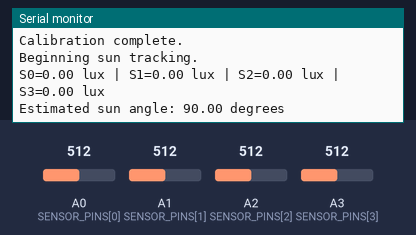
Bench run of a sketch on a simulated Arduino Uno, built with avr-gcc and run on an emulated ATmega328P. Parts: the last lines printed to the serial monitor. The test bench sets the inputs (shaded band); at power-on: A0 (SENSOR_PINS[0]) = 512, A1 (SENSOR_PINS[1]) = 512, A2 (SENSOR_PINS[2]) = 512, A3 (SENSOR_PINS[3]) = 512.

Above: at 5.6 s.
5.7 s: A0 (SENSOR_PINS[0]) set to 716
At 6.7 s:
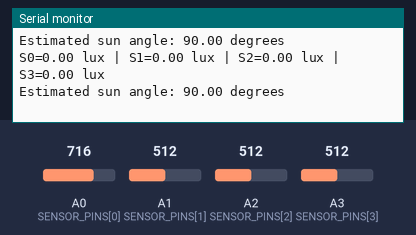
7.2 s: A1 (SENSOR_PINS[1]) set to 716
At 7.7 s:
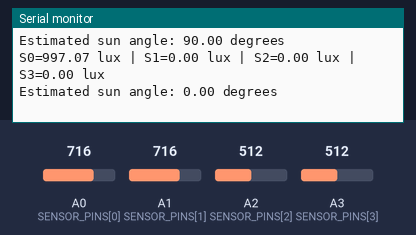
8.7 s: A2 (SENSOR_PINS[2]) set to 716
At 9.9 s:
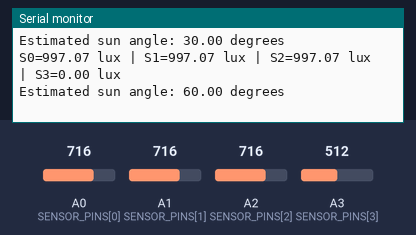
10.2 s: A3 (SENSOR_PINS[3]) set to 716
At 11.2 s:
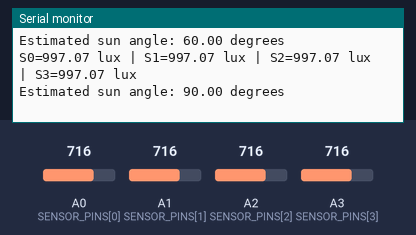
11.7 s: A0 (SENSOR_PINS[0]) set to 732
At 13.4 s:
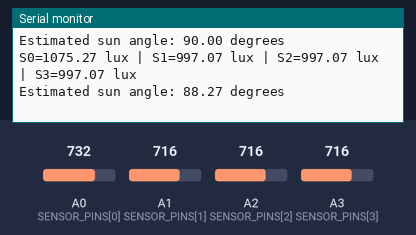
14.7 s: A1 (SENSOR_PINS[1]) set to 992
At 15.1 s:
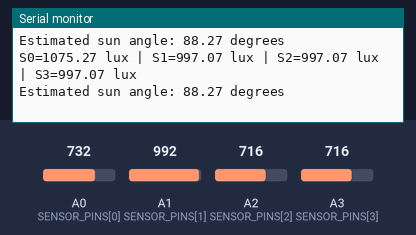
Timing chart, 0 to 17.2 s (numbered marks = the images above; inputs shaded):
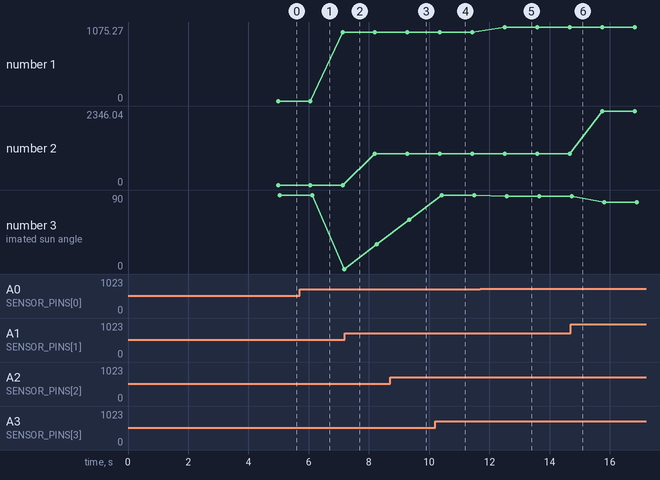

Measured:
- after the input at 8.7 s, the serial monitor: prints a new line after 0.57 s (image 3)
- after the input at 10.2 s, the serial monitor: prints a new line after 0.15 s (image 4)
- after the input at 11.7 s, the serial monitor: prints a new line after 0.81 s (image 5)
- plotted number 1: 0 → 997.07 after the input at 5.7 s, 997.07 → 1075.27 after the input at 11.7 s
- plotted number 2: 997.07 → 2346.04 after the input at 14.7 s
- plotted number 3: 0 → 30 after the input at 7.2 s, 30 → 60 after the input at 8.7 s, 60 → 90 after the input at 10.2 s, 90 → 88.27 after the input at 11.7 s, 88.27 → 81.23 after the input at 14.7 s

The sketch:

Solar_Tracking_Test.ino
```cpp
const byte SENSOR_COUNT = 4;

const byte SENSOR_PINS[SENSOR_COUNT] = {
  A0, A1, A2, A3
};

const float ADC_REFERENCE_V = 5.0;
const float DIODE_SUPPLY_V = 5.0;
const float RESISTOR_OHMS = 100e3;
const float SENSITIVITY_A_PER_LUX = 10.0e-9;

const int SAMPLES = 64;
const int CALIBRATION_READINGS = 8;

// Ambient light baseline for each sensor
float ambientLux[SENSOR_COUNT];

// Corrected readings
float sensorLux[SENSOR_COUNT];

// Sensor orientations
float sensorAngles[SENSOR_COUNT];


// ============================================================
// READ SENSOR AND CONVERT TO LUX
// ============================================================

float readLux(byte sensorIndex) {

  unsigned long adcSum = 0;

  for (int i = 0; i < SAMPLES; i++) {
    adcSum += analogRead(SENSOR_PINS[sensorIndex]);
    delay(2);
  }

  float adc = adcSum / (float)SAMPLES;

  float resistorV =
    adc * ADC_REFERENCE_V / 1023.0;

  float diodeV = DIODE_SUPPLY_V - resistorV;

  if (adc >= 1020.0 || diodeV <= 0.0) {
    return -1.0;
  }

  float currentA = resistorV / RESISTOR_OHMS;

  float lux =
    currentA / SENSITIVITY_A_PER_LUX;

  return lux;
}


// ============================================================
// CALIBRATE AMBIENT LIGHT
// ============================================================

void calibrateAmbient() {

  Serial.println();
  Serial.println(F("Starting ambient light calibration..."));
  Serial.println(F("Keep tracking lamp OFF or pointed away."));
  Serial.println(F("Room lights can remain ON."));
  Serial.println();

  for (int sensor = 0; sensor < SENSOR_COUNT; sensor++) {

    float luxSum = 0.0;
    int validReadings = 0;

    for (int n = 0; n < CALIBRATION_READINGS; n++) {

      float reading = readLux(sensor);

      if (reading >= 0.0) {
        luxSum += reading;
        validReadings++;
      }
    }

    if (validReadings > 0) {
      ambientLux[sensor] = luxSum / validReadings;
    } else {
      ambientLux[sensor] = 0.0;
    }

    Serial.print(F("Sensor "));
    Serial.print(sensor);
    Serial.print(F(" ambient baseline: "));
    Serial.print(ambientLux[sensor], 2);
    Serial.println(F(" lux"));
  }

  Serial.println();
  Serial.println(F("Calibration complete."));
  Serial.println(F("Beginning sun tracking."));
  Serial.println();
}


// ============================================================
// CALCULATE SUN ANGLE
// ============================================================

float calculateSunAngle() {

  float weightedSum = 0.0;
  float totalLux = 0.0;

  for (int i = 0; i < SENSOR_COUNT; i++) {

    float measuredLux = readLux(i);

    if (measuredLux < 0.0) {
      sensorLux[i] = -1.0;
      continue;
    }

    // Subtract ambient illumination
    sensorLux[i] = measuredLux - ambientLux[i];

    // Ignore negative values
    if (sensorLux[i] < 0.0) {
      sensorLux[i] = 0.0;
    }

    weightedSum +=
      sensorAngles[i] * sensorLux[i];

    totalLux += sensorLux[i];
  }

  if (totalLux <= 0.0) {
    return NAN;
  }

  return weightedSum / totalLux;
}


// ============================================================
// SETUP
// ============================================================

void setup() {

  Serial.begin(9600);
  analogReference(DEFAULT);

  for (int i = 0; i < SENSOR_COUNT; i++) {

    sensorAngles[i] =
      i * 180.0 / (SENSOR_COUNT - 1);

    analogRead(SENSOR_PINS[i]);
  }

  delay(10);

  Serial.println(F("BPX65 Sun Tracking Array"));

  calibrateAmbient();
}


// ============================================================
// MAIN LOOP
// ============================================================

void loop() {

  float sunAngle = calculateSunAngle();

  for (int i = 0; i < SENSOR_COUNT; i++) {

    Serial.print(F("S"));
    Serial.print(i);
    Serial.print(F("="));

    if (sensorLux[i] < 0.0) {
      Serial.print(F("SATURATED"));
    } else {
      Serial.print(sensorLux[i], 2);
    }

    Serial.print(F(" lux"));

    if (i < SENSOR_COUNT - 1) {
      Serial.print(F(" | "));
    }
  }

  Serial.println();

  Serial.print(F("Estimated sun angle: "));

  if (isnan(sunAngle)) {
    Serial.println(F("NO VALID LIGHT"));
  } else {
    Serial.print(sunAngle, 2);
    Serial.println(F(" degrees"));
  }

  Serial.println();

  delay(500);
}
```
